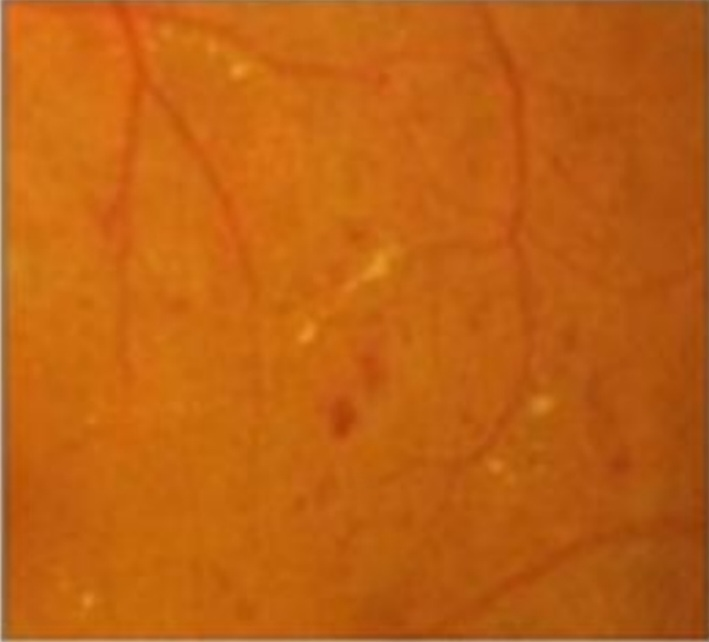
#> input picture imagemCorte/img1.jpg, 709 x 642 px, found by its file name
$ python figura3.py
#> lines starting #> are read from the running program, lines starting #| are printed output that depends on the picture
import cv2
import matplotlib.pyplot as plt

# Abrir Imagem
imagem = cv2.imread('C:/Users/Anderson/Desktop/trabalhoPDI/imagemCorte/img1.jpg')
#> imagem is the input picture: shape (642, 709, 3); mean B, G, R 18.1, 97.1, 191

# Diminuir tamanho da Imagem
scalaPercent = 40
width = int(imagem.shape[1] * scalaPercent / 100)
#> width = 283
height = int(imagem.shape[0] * scalaPercent / 100)
#> height = 256
dim = (width, height)
#> dim = (283, 256)
I1 = cv2.resize(imagem, dim, interpolation=cv2.INTER_AREA)

# Aplicar Filtro Gaussiano
imagem2 = cv2.GaussianBlur(src=I1, ksize=(13, 13), sigmaX=0)

# Concatenar Imagens Horizontalmente
final = cv2.hconcat([I1, imagem2])
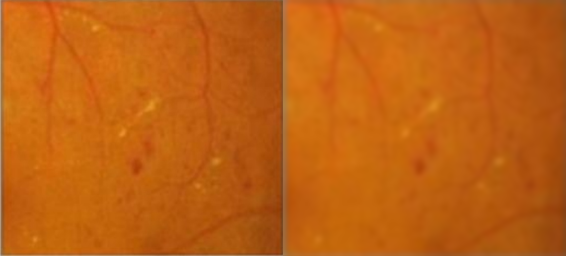
#> final: shape (256, 566, 3); mean B, G, R 18, 97, 191

# Exibir Imagem Final
plt.figure(figsize=(10, 5))
plt.imshow(cv2.cvtColor(final, cv2.COLOR_BGR2RGB))
plt.title("Figura 3 - Filtro Gaussiano - Imagem original e eliminação do ruído")
plt.axis('off')
plt.show()
